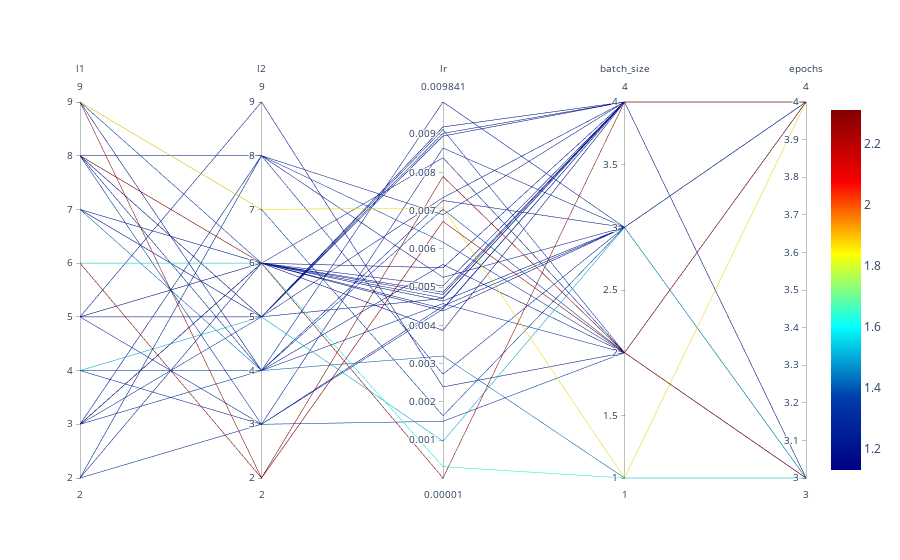

The notebook cell this image was saved under:
### Markdown cell above
## Parallel Coordinates Plot

### Code cell
spot_tuner.parallel_plot()

### Figure 1 — Plotly figure (JSON) as saved in the notebook; plotly's stock layout.template omitted (floating-point values rounded to 4 significant figures)
{"data": [{"dimensions": [{"label": "l1", "range": [2, 9], "values": [6, 6, 8, 5, 8, 4, 3, 9, 7, 8, 5, 7, 2, 5, 6, 9, 4, 3, 2, 4, 8, 8, 2, 9, 7, 3, 8, 3, 7, 3, 9, 5, 9, 2, 3, 5, 8, 7, 8]}, {"label": "l2", "range": [2, 9], "values": [2, 6, 4, 9, 8, 3, 8, 7, 6, 3, 3, 4, 8, 5, 6, 7, 5, 4, 8, 4, 6, 5, 3, 2, 6, 6, 6, 5, 5, 6, 4, 6, 6, 6, 6, 6, 5, 5, 4]}, {"label": "lr", "range": [1e-05, 0.009841], "values": [0.007892, 0.003868, 0.005592, 0.002392, 0.005256, 0.008637, 0.006894, 0.00707, 0.008383, 0.001492, 0.004504, 0.003199, 0.002724, 0.009189, 0.0003054, 0.001636, 0.0009703, 0.009841, 0.006176, 0.004569, 1e-05, 0.004706, 0.004428, 0.006717, 0.005505, 0.004379, 0.004441, 0.009119, 0.00734, 0.004869, 0.007264, 0.004637, 0.004637, 0.005034, 0.004808, 0.004716, 0.008951, 0.009021, 0.007038]}, {"label": "batch_size", "range": [1, 4], "values": [2, 4, 2, 2, 3, 3, 4, 1, 2, 2, 3, 1, 3, 4, 1, 3, 3, 3, 2, 2, 4, 4, 4, 2, 4, 3, 4, 2, 4, 4, 3, 3, 3, 4, 4, 4, 4, 4, 2]}, {"label": "epochs", "range": [3, 4], "values": [4, 4, 3, 4, 4, 4, 4, 4, 3, 3, 3, 3, 4, 4, 3, 3, 3, 4, 3, 3, 4, 4, 4, 3, 4, 4, 3, 4, 4, 4, 3, 4, 4, 4, 4, 3, 4, 4, 3]}], "line": {"cmax": 2.311, "cmin": 1.13, "color": [2.305, 1.13, 1.201, 1.212, 1.219, 1.28, 1.232, 1.857, 1.284, 1.352, 1.272, 1.417, 1.293, 1.169, 1.62, 1.363, 1.51, 1.264, 1.347, 1.316, 2.303, 1.203, 1.31, 2.311, 1.162, 1.174, 1.208, 1.32, 1.209, 1.207, 1.204, 1.136, 1.332, 1.248, 1.197, 1.232, 1.188, 1.249, 1.371], "colorscale": [[0, "rgb(0,0,131)"], [0.2, "rgb(0,60,170)"], [0.4, "rgb(5,255,255)"], [0.6, "rgb(255,255,0)"], [0.8, "rgb(250,0,0)"], [1, "rgb(128,0,0)"]], "showscale": true}, "type": "parcoords"}], "layout": {}}
